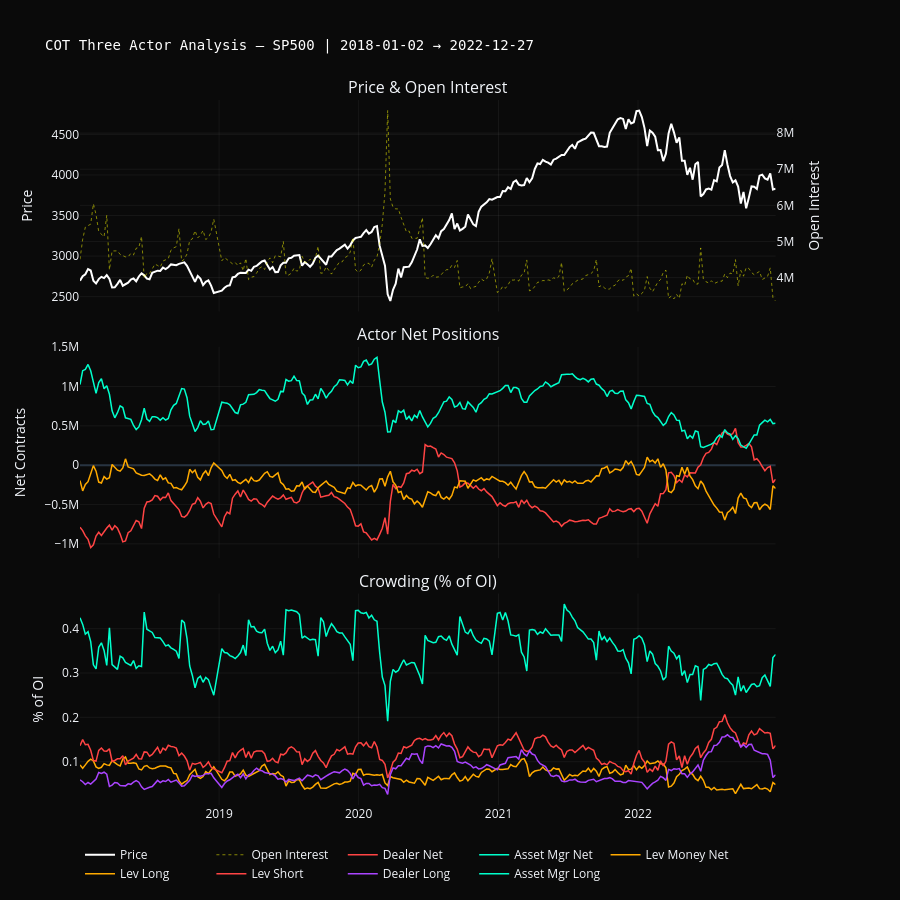

The cell this chart's notebook holds for it:
### Markdown cell above
### 2018-01-01 -> 2022-12-31

### Code cell
print('Full history')
run_cot_diagnostics(cot_clean, 'SP500', '2018-01-01', '2022-12-31')
print('Diagnostics END_________________________________________________________________________________')

### Figure 1 — Plotly figure (JSON) as saved in the notebook; plotly's stock layout.template omitted (floating-point values rounded to 4 significant figures; data arrays with more than 128 entries replaced by an {"elided": "..."} marker saying what was removed)
{"data": [{"line": {"color": "white", "width": 2}, "name": "Price", "type": "scatter", "x": {"elided": "258 str values"}, "xaxis": "x", "y": {"elided": "258 float values"}, "yaxis": "y"}, {"line": {"color": "rgba(255,255,0,0.5)", "dash": "dot", "width": 1}, "name": "Open Interest", "type": "scatter", "x": {"elided": "258 str values"}, "xaxis": "x", "y": {"elided": "258 int values"}, "yaxis": "y2"}, {"line": {"color": "#ff4444", "width": 1.5}, "name": "Dealer Net", "type": "scatter", "x": {"elided": "258 str values"}, "xaxis": "x2", "y": {"elided": "258 int values"}, "yaxis": "y3"}, {"line": {"color": "#00ffcc", "width": 1.5}, "name": "Asset Mgr Net", "type": "scatter", "x": {"elided": "258 str values"}, "xaxis": "x2", "y": {"elided": "258 int values"}, "yaxis": "y3"}, {"line": {"color": "#ffaa00", "width": 1.5}, "name": "Lev Money Net", "type": "scatter", "x": {"elided": "258 str values"}, "xaxis": "x2", "y": {"elided": "258 int values"}, "yaxis": "y3"}, {"line": {"color": "#ffaa00", "width": 1.5}, "name": "Lev Long", "type": "scatter", "x": {"elided": "258 str values"}, "xaxis": "x3", "y": {"elided": "258 float values"}, "yaxis": "y4"}, {"line": {"color": "#ff4444", "width": 1.5}, "name": "Lev Short", "type": "scatter", "x": {"elided": "258 str values"}, "xaxis": "x3", "y": {"elided": "258 float values"}, "yaxis": "y4"}, {"line": {"color": "#aa44ff", "width": 1.5}, "name": "Dealer Long", "type": "scatter", "x": {"elided": "258 str values"}, "xaxis": "x3", "y": {"elided": "258 float values"}, "yaxis": "y4"}, {"line": {"color": "#00ffcc", "width": 1.5}, "name": "Asset Mgr Long", "type": "scatter", "x": {"elided": "258 str values"}, "xaxis": "x3", "y": {"elided": "258 float values"}, "yaxis": "y4"}], "layout": {"annotations": [{"font": {"size": 16}, "showarrow": false, "text": "Price & Open Interest", "x": 0.47, "xanchor": "center", "xref": "paper", "y": 1, "yanchor": "bottom", "yref": "paper"}, {"font": {"size": 16}, "showarrow": false, "text": "Actor Net Positions", "x": 0.47, "xanchor": "center", "xref": "paper", "y": 0.65, "yanchor": "bottom", "yref": "paper"}, {"font": {"size": 16}, "showarrow": false, "text": "Crowding (% of OI)", "x": 0.47, "xanchor": "center", "xref": "paper", "y": 0.3, "yanchor": "bottom", "yref": "paper"}], "height": 900, "hovermode": "x unified", "legend": {"orientation": "h", "y": -0.05}, "paper_bgcolor": "#0a0a0a", "plot_bgcolor": "#0a0a0a", "title": {"font": {"color": "white", "family": "monospace", "size": 14}, "text": "COT Three Actor Analysis — SP500 | 2018-01-02 → 2022-12-27"}, "xaxis": {"anchor": "y", "domain": [0, 0.94], "gridcolor": "rgba(255,255,255,0.05)", "matches": "x3", "showgrid": true, "showticklabels": false}, "xaxis2": {"anchor": "y3", "domain": [0, 0.94], "gridcolor": "rgba(255,255,255,0.05)", "matches": "x3", "showgrid": true, "showticklabels": false}, "xaxis3": {"anchor": "y4", "domain": [0, 0.94], "gridcolor": "rgba(255,255,255,0.05)", "showgrid": true}, "yaxis": {"anchor": "x", "domain": [0.7, 1], "gridcolor": "rgba(255,255,255,0.05)", "showgrid": true, "title": {"text": "Price"}}, "yaxis2": {"anchor": "x", "gridcolor": "rgba(255,255,255,0.05)", "overlaying": "y", "showgrid": true, "side": "right", "title": {"text": "Open Interest"}}, "yaxis3": {"anchor": "x2", "domain": [0.35, 0.65], "gridcolor": "rgba(255,255,255,0.05)", "showgrid": true, "title": {"text": "Net Contracts"}}, "yaxis4": {"anchor": "x3", "domain": [0, 0.3], "gridcolor": "rgba(255,255,255,0.05)", "showgrid": true, "title": {"text": "% of OI"}}}}
